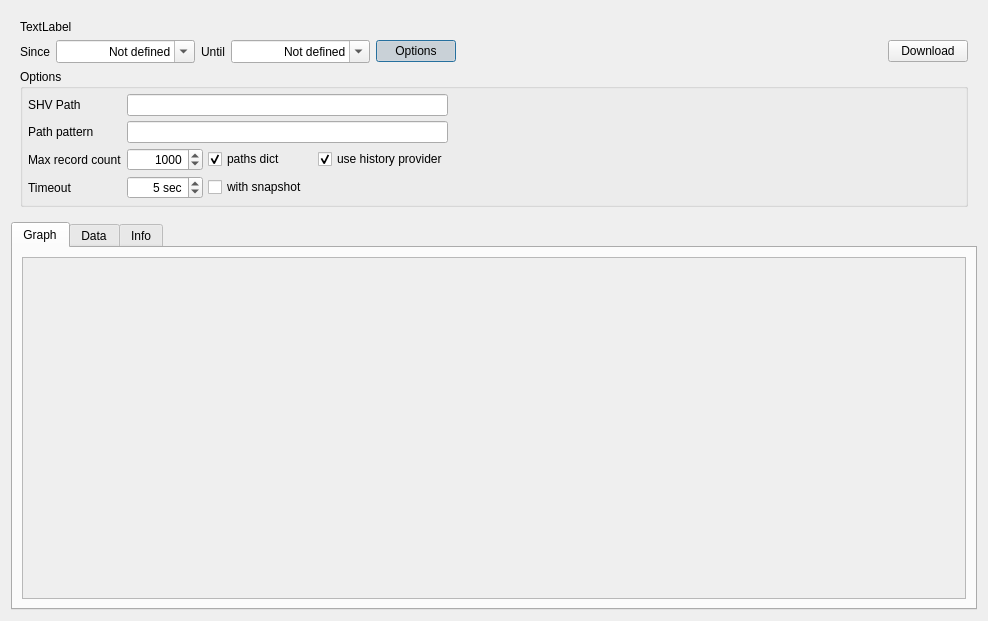
<?xml version="1.0" encoding="UTF-8"?>
<ui version="4.0">
 <class>shv::visu::logview::DlgLogInspector</class>
 <widget class="QDialog" name="shv::visu::logview::DlgLogInspector">
  <property name="geometry">
   <rect>
    <x>0</x>
    <y>0</y>
    <width>988</width>
    <height>621</height>
   </rect>
  </property>
  <property name="windowTitle">
   <string>Dialog</string>
  </property>
  <layout class="QVBoxLayout" name="verticalLayout">
   <item>
    <widget class="QFrame" name="frame">
     <layout class="QVBoxLayout" name="verticalLayout_2">
      <item>
       <widget class="QLabel" name="lblInfo">
        <property name="text">
         <string>TextLabel</string>
        </property>
       </widget>
      </item>
      <item>
       <layout class="QHBoxLayout" name="horizontalLayout">
        <item>
         <widget class="QLabel" name="label">
          <property name="text">
           <string>Since</string>
          </property>
         </widget>
        </item>
        <item>
         <widget class="QDateTimeEdit" name="edSince">
          <property name="alignment">
           <set>Qt::AlignRight|Qt::AlignTrailing|Qt::AlignVCenter</set>
          </property>
          <property name="specialValueText">
           <string>Not defined</string>
          </property>
          <property name="minimumDate">
           <date>
            <year>2000</year>
            <month>1</month>
            <day>1</day>
           </date>
          </property>
          <property name="displayFormat">
           <string>yyyy-MM-dd hh:mm:ss</string>
          </property>
          <property name="calendarPopup">
           <bool>true</bool>
          </property>
         </widget>
        </item>
        <item>
         <widget class="QLabel" name="label_2">
          <property name="text">
           <string>Until</string>
          </property>
         </widget>
        </item>
        <item>
         <widget class="QDateTimeEdit" name="edUntil">
          <property name="alignment">
           <set>Qt::AlignRight|Qt::AlignTrailing|Qt::AlignVCenter</set>
          </property>
          <property name="specialValueText">
           <string>Not defined</string>
          </property>
          <property name="minimumDate">
           <date>
            <year>2000</year>
            <month>1</month>
            <day>1</day>
           </date>
          </property>
          <property name="displayFormat">
           <string>yyyy-MM-dd hh:mm:ss</string>
          </property>
          <property name="calendarPopup">
           <bool>true</bool>
          </property>
         </widget>
        </item>
        <item>
         <widget class="QPushButton" name="btMoreOptions">
          <property name="text">
           <string>Options</string>
          </property>
          <property name="checkable">
           <bool>true</bool>
          </property>
          <property name="checked">
           <bool>true</bool>
          </property>
         </widget>
        </item>
        <item>
         <spacer name="horizontalSpacer_2">
          <property name="orientation">
           <enum>Qt::Horizontal</enum>
          </property>
          <property name="sizeHint" stdset="0">
           <size>
            <width>40</width>
            <height>20</height>
           </size>
          </property>
         </spacer>
        </item>
        <item>
         <widget class="QPushButton" name="btLoad">
          <property name="text">
           <string>Download</string>
          </property>
         </widget>
        </item>
       </layout>
      </item>
      <item>
       <widget class="QGroupBox" name="groupBox_3">
        <property name="title">
         <string>Options</string>
        </property>
        <layout class="QGridLayout" name="gridLayout_3">
         <property name="leftMargin">
          <number>5</number>
         </property>
         <property name="topMargin">
          <number>5</number>
         </property>
         <property name="rightMargin">
          <number>5</number>
         </property>
         <property name="bottomMargin">
          <number>5</number>
         </property>
         <property name="spacing">
          <number>5</number>
         </property>
         <item row="0" column="1" colspan="4">
          <widget class="QLineEdit" name="edShvPath"/>
         </item>
         <item row="3" column="1">
          <widget class="QSpinBox" name="edTimeout">
           <property name="alignment">
            <set>Qt::AlignRight|Qt::AlignTrailing|Qt::AlignVCenter</set>
           </property>
           <property name="suffix">
            <string> sec</string>
           </property>
           <property name="minimum">
            <number>1</number>
           </property>
           <property name="maximum">
            <number>1000</number>
           </property>
           <property name="singleStep">
            <number>10</number>
           </property>
           <property name="value">
            <number>5</number>
           </property>
          </widget>
         </item>
         <item row="2" column="1">
          <widget class="QSpinBox" name="edMaxRecordCount">
           <property name="alignment">
            <set>Qt::AlignRight|Qt::AlignTrailing|Qt::AlignVCenter</set>
           </property>
           <property name="minimum">
            <number>0</number>
           </property>
           <property name="maximum">
            <number>100000</number>
           </property>
           <property name="singleStep">
            <number>1000</number>
           </property>
           <property name="value">
            <number>1000</number>
           </property>
          </widget>
         </item>
         <item row="2" column="0">
          <widget class="QLabel" name="label_3">
           <property name="text">
            <string>Max record count</string>
           </property>
          </widget>
         </item>
         <item row="2" column="4">
          <widget class="QCheckBox" name="chkUseHistoryProvider">
           <property name="text">
            <string>use history provider</string>
           </property>
           <property name="checked">
            <bool>true</bool>
           </property>
          </widget>
         </item>
         <item row="3" column="0">
          <widget class="QLabel" name="label_4">
           <property name="text">
            <string>Timeout</string>
           </property>
          </widget>
         </item>
         <item row="1" column="1" colspan="4">
          <widget class="QLineEdit" name="edPathPattern"/>
         </item>
         <item row="1" column="0">
          <widget class="QLabel" name="label_7">
           <property name="text">
            <string>Path pattern</string>
           </property>
          </widget>
         </item>
         <item row="2" column="5">
          <spacer name="horizontalSpacer">
           <property name="orientation">
            <enum>Qt::Horizontal</enum>
           </property>
           <property name="sizeHint" stdset="0">
            <size>
             <width>40</width>
             <height>20</height>
            </size>
           </property>
          </spacer>
         </item>
         <item row="0" column="0">
          <widget class="QLabel" name="label_6">
           <property name="text">
            <string>SHV Path</string>
           </property>
          </widget>
         </item>
         <item row="2" column="2">
          <widget class="QCheckBox" name="chkPathsDict">
           <property name="text">
            <string>paths dict</string>
           </property>
           <property name="checked">
            <bool>true</bool>
           </property>
          </widget>
         </item>
         <item row="3" column="2">
          <widget class="QCheckBox" name="chkWithSnapshot">
           <property name="text">
            <string>with snapshot</string>
           </property>
          </widget>
         </item>
        </layout>
       </widget>
      </item>
     </layout>
    </widget>
   </item>
   <item>
    <widget class="QTabWidget" name="tabWidget">
     <property name="currentIndex">
      <number>0</number>
     </property>
     <widget class="QWidget" name="tabGraph">
      <attribute name="title">
       <string>Graph</string>
      </attribute>
      <layout class="QVBoxLayout" name="verticalLayout_5">
       <item>
        <widget class="shv::visu::timeline::GraphView" name="graphView">
         <property name="widgetResizable">
          <bool>true</bool>
         </property>
         <widget class="QWidget" name="scrollAreaWidgetContents">
          <property name="geometry">
           <rect>
            <x>0</x>
            <y>0</y>
            <width>946</width>
            <height>251</height>
           </rect>
          </property>
         </widget>
        </widget>
       </item>
      </layout>
     </widget>
     <widget class="QWidget" name="tabData">
      <attribute name="title">
       <string>Data</string>
      </attribute>
      <layout class="QVBoxLayout" name="verticalLayout_4">
       <item>
        <layout class="QHBoxLayout" name="horizontalLayout_2">
         <item>
          <widget class="QLabel" name="label_5">
           <property name="text">
            <string>Filter</string>
           </property>
          </widget>
         </item>
         <item>
          <widget class="QLineEdit" name="edFilter">
           <property name="clearButtonEnabled">
            <bool>true</bool>
           </property>
          </widget>
         </item>
         <item>
          <spacer name="horizontalSpacer_3">
           <property name="orientation">
            <enum>Qt::Horizontal</enum>
           </property>
           <property name="sizeHint" stdset="0">
            <size>
             <width>40</width>
             <height>20</height>
            </size>
           </property>
          </spacer>
         </item>
         <item>
          <widget class="QPushButton" name="btSaveData">
           <property name="text">
            <string>Save data</string>
           </property>
          </widget>
         </item>
        </layout>
       </item>
       <item>
        <widget class="QTableView" name="tblData"/>
       </item>
      </layout>
     </widget>
     <widget class="QWidget" name="tabInfo">
      <attribute name="title">
       <string>Info</string>
      </attribute>
      <layout class="QVBoxLayout" name="verticalLayout_3">
       <item>
        <widget class="QPlainTextEdit" name="edInfo"/>
       </item>
      </layout>
     </widget>
    </widget>
   </item>
  </layout>
 </widget>
 <customwidgets>
  <customwidget>
   <class>shv::visu::timeline::GraphView</class>
   <extends>QScrollArea</extends>
   <header>src/timeline/graphview.h</header>
   <container>1</container>
  </customwidget>
 </customwidgets>
 <tabstops>
  <tabstop>edSince</tabstop>
  <tabstop>edUntil</tabstop>
  <tabstop>edShvPath</tabstop>
  <tabstop>edPathPattern</tabstop>
  <tabstop>edMaxRecordCount</tabstop>
  <tabstop>chkUseHistoryProvider</tabstop>
  <tabstop>edTimeout</tabstop>
  <tabstop>tabWidget</tabstop>
  <tabstop>btMoreOptions</tabstop>
  <tabstop>btLoad</tabstop>
  <tabstop>graphView</tabstop>
  <tabstop>edFilter</tabstop>
  <tabstop>tblData</tabstop>
  <tabstop>edInfo</tabstop>
 </tabstops>
 <resources/>
 <connections>
  <connection>
   <sender>btMoreOptions</sender>
   <signal>toggled(bool)</signal>
   <receiver>groupBox_3</receiver>
   <slot>setVisible(bool)</slot>
   <hints>
    <hint type="sourcelabel">
     <x>639</x>
     <y>43</y>
    </hint>
    <hint type="destinationlabel">
     <x>617</x>
     <y>88</y>
    </hint>
   </hints>
  </connection>
 </connections>
</ui>
